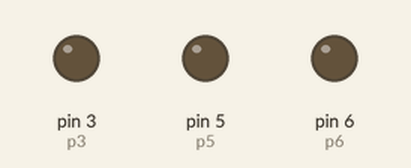
This sketch was run on a simulated Arduino Uno, built with avr-gcc and run on an emulated ATmega328P. Parts: output pins drawn as LEDs (lit = HIGH).

Above: at 0.05 s.
At 0.55 s:
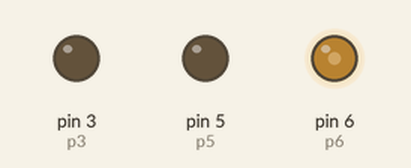
At 0.95 s:
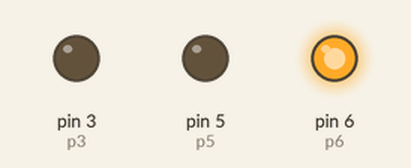
At 1.9 s:
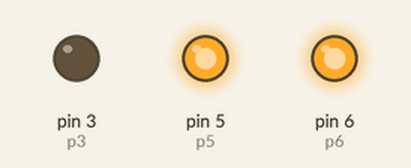
At 2.8 s:
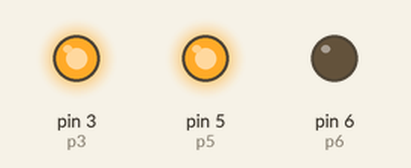
At 3.75 s:
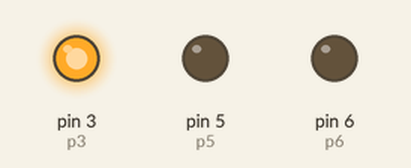
Timing chart, 0 to 5.5 s (numbered marks = the images above):
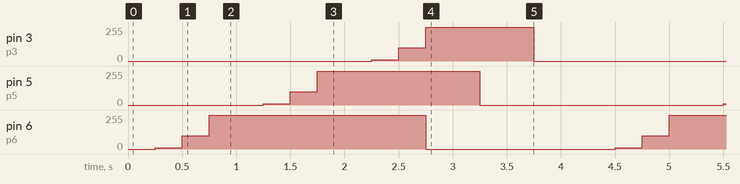

Measured:
- by itself, pin 3 (p3): repeats every 4.3 s: 100/255 0.25 s, 255/255 1.0 s, 0/255 2.8 s, 10/255 0.25 s
- by itself, pin 5 (p5): repeats every 4.3 s: 100/255 0.25 s, 255/255 1.5 s, 0/255 2.3 s, 10/255 0.25 s
- by itself, pin 6 (p6): repeats every 4.3 s: 100/255 0.25 s, 255/255 2.0 s, 0/255 1.8 s, 10/255 0.25 s

The sketch:

analogwrite.ino
```cpp
int p6 = 6;
int p5 = 5;
int p3 = 3;
//brillo
int b =    0;
int ba =  10;
int be = 100;
int bi = 255;
int dt = 250;
int o = 0;
int d = 500;
void setup() {
  // put your setup code here, to run once:
  pinMode(p6, OUTPUT);
  pinMode(p5, OUTPUT);
  pinMode(p3, OUTPUT);
}
void loop() {
  // put your main code here, to run repeatedly:
  analogWrite(p6, b);
  delay(dt);
  analogWrite(p6, ba);
  delay(dt);
  analogWrite(p6, be);
  delay(dt);
  analogWrite(p6, bi);
  delay(dt);
  //
  analogWrite(p5, b);
  delay(dt);
  analogWrite(p5, ba);
  delay(dt);
  analogWrite(p5, be);
  delay(dt);
  analogWrite(p5, bi);
  delay(dt);
//
  analogWrite(p3, b);
  delay(dt);
  analogWrite(p3, ba);
  delay(dt);
  analogWrite(p3, be);
  delay(dt);
  digitalWrite(p3, bi);

  analogWrite(p6, o);
  delay(d);
  analogWrite(p5, o);
  delay(d);
  analogWrite(p3, o);
  delay(d);


}
```
